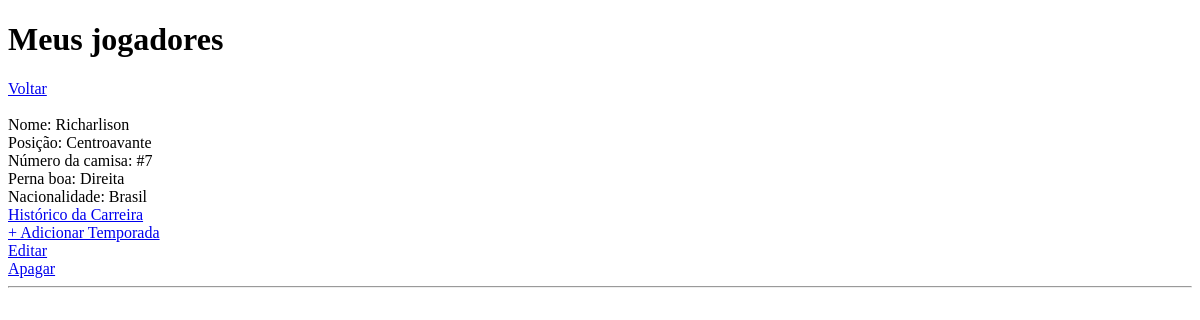
/visualizar.php (signed in), run on an earlier commit of the app's database.
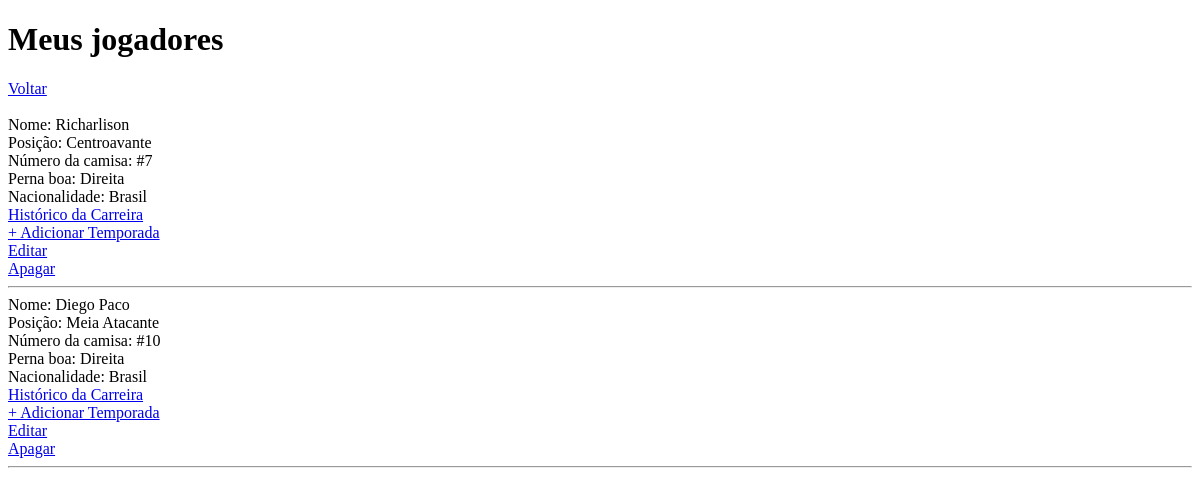
And on a later commit of the database.
### tables this page shows
CREATE TABLE `jogadores` (
  `id_jogador` int(11) NOT NULL,
  `nome` varchar(50) NOT NULL,
  `numero` int(2) NOT NULL,
  `posicao` varchar(30) NOT NULL,
  `selecao` varchar(40) NOT NULL,
  `pe` varchar(20) DEFAULT NULL,
  `id_user` int(11) NOT NULL
);

### conexao.php (called while the page is built)
<?php
class Conn {
    public static $host = "localhost";
    public static $usuario = "root";
    public static $senha = "lcs_160803";
    public static $banco = "rumostats";
    private static $Connect = null;
    private static function Conectar() {
        try {
            if(self::$Connect == null):
                self::$Connect = new PDO('mysql:host='.self::$host.';dbname='.self::$banco, self::$usuario, self::$senha,  array(PDO::MYSQL_ATTR_INIT_COMMAND => 'SET NAMES utf8'));
            endif;
        } catch (Exception $ex) {
            echo 'Mensagem: ' . $ex->getMessage();
            die;
        }
        return self::$Connect;
    }
    public function getConn() {
        return self::Conectar();
    }
}
?>

### visualizar.php (the view, shortened to what this page needs)
<!DOCTYPE html>
<html lang="pt-br">
    <head>
    </head>
    <body>
        <h1>Meus jogadores</h1>
        <a href="index.php">Voltar</a><br><br>
        <?php
        require_once 'conexao.php';
        $id_user = $_SESSION['id'];
        $conn = new Conn();
        $result_user = "SELECT id_jogador, nome, numero, posicao, pe, selecao FROM jogadores WHERE id_user=:id";
        $resultado_user = $conn->getConn()->prepare($result_user);
        $resultado_user->bindParam(':id', $id_user, PDO::PARAM_INT);
        $resultado_user->execute();
        $paises = "SELECT s.id, s.nome, j.selecao FROM selecao AS s INNER JOIN jogadores AS j ON j.selecao = s.id";
                $comando = $conn->getConn()->prepare($paises);
                $comando->execute();
                $selecao = $comando->fetch(PDO::FETCH_ASSOC);
        while ($dados = $resultado_user->fetch(PDO::FETCH_ASSOC)){
            echo "Nome: " . $dados['nome'] . "<br>";
            echo "Posição: " . $dados['posicao'] . "<br>";
            echo "Número da camisa: #" . $dados['numero'] . "<br>";
            echo "Perna boa: " . $dados['pe'] . "<br>";
            echo "Nacionalidade: " . $selecao['nome'] . "<br>";
            echo "<a href='temporadas.php?id=" . $dados['id_jogador'] . "'>Histórico da Carreira</a><br>";
            echo "<a href='adicionar.php?id=" . $dados['id_jogador'] . "'>+ Adicionar Temporada</a><br>";
            echo "<a href='editar.php?idj=" . $dados['id_jogador'] . "'>Editar</a><br>";
            echo "<a href='apagar.php?id=" . $dados['id_jogador'] . "'>Apagar</a><br>";
            echo "<hr>";
        }
        ?>
    </body>
</html>

What changed in the data, as far as the page shows it:
added jogadores: nome "Diego Paco", posicao "Meia Atacante", numero "10", pe "Direita", nome "Brasil"
